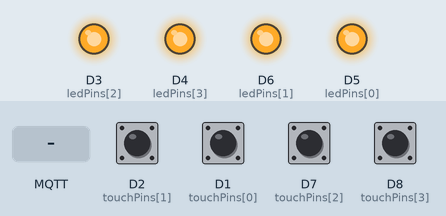
This sketch was run on a simulated ESP8266 (NodeMCU). Shown: output pins drawn as LEDs (lit = HIGH). The test bench sets the inputs (shaded band); at power-on: D1 (touchPins[0]), D2 (touchPins[1]), D7 (touchPins[2]), D8 (touchPins[3]) HIGH. WiFi joins after 1.5 s; servers stay silent unless stated; random numbers use the default seed unless the sketch sets one; EEPROM starts erased; no MQTT or app messages arrive unless stated.

Above: at 3.2 s.
3.3 s: D2 (touchPins[1]) pulled LOW for 0.15 s
At 4.3 s:
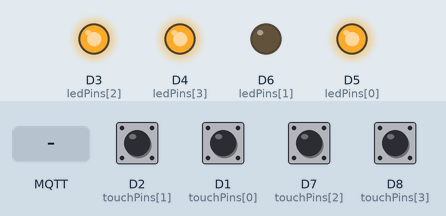
4.9 s: D1 (touchPins[0]) pulled LOW for 0.15 s
At 5.5 s:
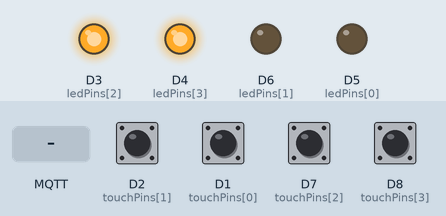
6.5 s: D7 (touchPins[2]) pulled LOW for 0.15 s
At 7.7 s:
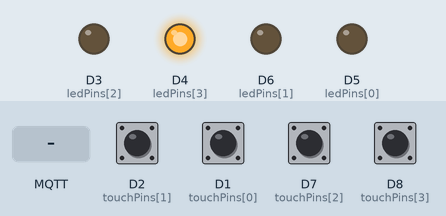
8.1 s: D8 (touchPins[3]) pulled LOW for 0.15 s
At 9.1 s:
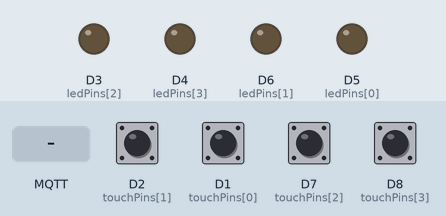
9.7 s: MQTT message "1" arrives on the first subscribed topic
At 10.2 s:
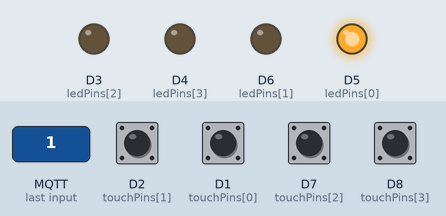
11.2 s: MQTT message "1" arrives on the second subscribed topic
At 12.6 s:
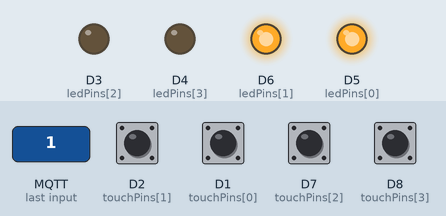
Timing chart, 0 to 13.7 s (numbered marks = the images above; inputs shaded):
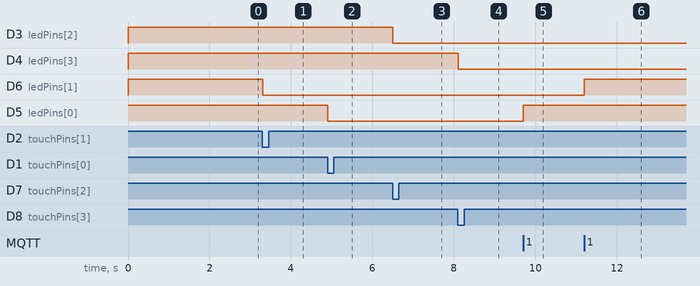

Measured:
- after the input at 3.3 s, D6 (ledPins[1]): HIGH → LOW at once
- after the input at 4.9 s, D5 (ledPins[0]): HIGH → LOW at once
- after the input at 6.5 s, D3 (ledPins[2]): HIGH → LOW at once
- after the input at 8.1 s, D4 (ledPins[3]): HIGH → LOW at once
- after the input at 9.7 s, D5 (ledPins[0]): LOW → HIGH at once
- after the input at 11.2 s, D6 (ledPins[1]): LOW → HIGH at once

The sketch:

main.ino
```cpp
#include <ESP8266WiFi.h>
#include <WiFiManager.h>
#include <PubSubClient.h>
#include <EEPROM.h>
#include <ESP8266WebServer.h>
#include <Ticker.h>

// ----- CONFIG -----
ESP8266WebServer server(80);
WiFiClient espClient;
PubSubClient client(espClient);
WiFiManager wifiManager;
Ticker touchTicker;

const char* mqtt_server = "broker.hivemq.com";
const int mqtt_port = 1883;

const int ledPins[4] = { D5, D6, D3, D4 };
const int touchPins[4] = { D1, D2, D7, D8 };
bool ledStates[4] = { false, false, false, false };
bool lastTouchStates[4] = { true, true, true, true };
bool topicProcessed[4] = { false, false, false, false };

#define EEPROM_SIZE 16

unsigned long mqttConnectTime = 0;
unsigned long lastMQTTAttempt = 0;
unsigned long lastIpPublish = 0;
bool skipInitialMQTT = true;
bool wifiConnected = false;
unsigned long wifiStartAttemptTime = 0;
const unsigned long WIFI_CONNECT_TIMEOUT = 10 * 60 * 1000; // 10 minutes

// ----- FUNCTIONS -----
void saveLEDStates() {
  for (int i = 0; i < 4; i++) EEPROM.write(i, ledStates[i] ? 1 : 0);
  EEPROM.write(15, 0xAB);
  EEPROM.commit();
}

void loadLEDStates() {
  if (EEPROM.read(15) != 0xAB) {
    for (int i = 0; i < 4; i++) {
      EEPROM.write(i, 0);
      ledStates[i] = false;
      digitalWrite(ledPins[i], HIGH);
    }
    EEPROM.write(15, 0xAB);
    EEPROM.commit();
  } else {
    for (int i = 0; i < 4; i++) {
      uint8_t val = EEPROM.read(i);
      ledStates[i] = (val == 1);
      digitalWrite(ledPins[i], ledStates[i] ? LOW : HIGH);
    }
  }
}

void handleTouchInputs() {
  for (int i = 0; i < 4; i++) {
    bool touchNow = digitalRead(touchPins[i]);
    if (lastTouchStates[i] == HIGH && touchNow == LOW) {
      ledStates[i] = !ledStates[i];
      digitalWrite(ledPins[i], ledStates[i] ? LOW : HIGH);
      if (client.connected()) {
        String topic = "syphon/led/control/" + String(i + 1);
        String message = ledStates[i] ? "ON" : "OFF";
        client.publish(topic.c_str(), message.c_str(), true);
      }
      saveLEDStates();
    }
    lastTouchStates[i] = touchNow;
  }
}

void mqttCallback(char* topic, byte* payload, unsigned int length) {
  String topicStr = String(topic);
  String message;
  for (unsigned int i = 0; i < length; i++) message += (char)payload[i];

  for (int i = 0; i < 4; i++) {
    String expectedTopic = "syphon/led/control/" + String(i + 1);
    if (topicStr == expectedTopic) {
      if (skipInitialMQTT && millis() - mqttConnectTime < 2000) {
        if (!topicProcessed[i]) topicProcessed[i] = true;
        return;
      }
      bool newState = (message == "ON");
      if (ledStates[i] != newState) {
        ledStates[i] = newState;
        digitalWrite(ledPins[i], newState ? LOW : HIGH);
        saveLEDStates();
      }
    }
  }
}

void reconnectMQTT() {
  if (!client.connected() && millis() - lastMQTTAttempt > 5000) {
    lastMQTTAttempt = millis();
    String clientId = "NodeMCU-" + String(random(0xffff), HEX);
    if (client.connect(clientId.c_str())) {
      mqttConnectTime = millis();
      skipInitialMQTT = true;
      memset(topicProcessed, 0, sizeof(topicProcessed));

      for (int i = 0; i < 4; i++) {
        String topic = "syphon/led/control/" + String(i + 1);
        client.subscribe(topic.c_str());
        client.publish(topic.c_str(), ledStates[i] ? "ON" : "OFF", true);
      }
      client.publish("syphon/esp/ip", WiFi.localIP().toString().c_str(), true);
    }
  }
}

void tryConnectWiFi() {
  WiFi.mode(WIFI_STA);
  WiFi.begin();
  wifiStartAttemptTime = millis();
}

void startConfigPortal() {
  WiFi.disconnect(true);
  delay(500);
  wifiManager.setAPStaticIPConfig(IPAddress(192,168,4,1), IPAddress(192,168,4,1), IPAddress(255,255,255,0));
  wifiManager.setBreakAfterConfig(true);
  wifiManager.setConfigPortalTimeout(0);
  wifiManager.startConfigPortal("Smart Home");
}

void setup() {
  Serial.begin(9600);
  EEPROM.begin(EEPROM_SIZE);

  for (int i = 0; i < 4; i++) {
    pinMode(ledPins[i], OUTPUT);
    digitalWrite(ledPins[i], HIGH);
    pinMode(touchPins[i], INPUT_PULLUP);
  }

  loadLEDStates();
  touchTicker.attach_ms(50, handleTouchInputs);

  client.setServer(mqtt_server, mqtt_port);
  client.setCallback(mqttCallback);

  if (WiFi.SSID().length() == 0) {
    startConfigPortal();
  } else {
    tryConnectWiFi();
  }


  server.on("/reset_wifi", []() {
    server.send(200, "text/plain", "Resetting WiFi...");
    delay(500);
    wifiManager.resetSettings();
    ESP.restart();
  });

  server.on("/get_ip", []() {
    server.send(200, "text/plain", WiFi.localIP().toString());
  });

  server.on("/status", []() {
    String json = "{";
    for (int i = 0; i < 4; i++) {
      json += "\"led" + String(i + 1) + "\":" + (ledStates[i] ? "true" : "false");
      if (i < 3) json += ",";
    }
    json += "}";
    server.sendHeader("Access-Control-Allow-Origin", "*");
    server.send(200, "application/json", json);
  });

  server.begin();
}

void loop() {
  server.handleClient();

  if (WiFi.status() == WL_CONNECTED) {
    if (!wifiConnected) {
      wifiConnected = true;
      reconnectMQTT();
    }
    if (!client.connected()) reconnectMQTT();
    client.loop();
    if (skipInitialMQTT && millis() - mqttConnectTime > 2000) skipInitialMQTT = false;
    if (millis() - lastIpPublish > 10000) {
      lastIpPublish = millis();
      client.publish("syphon/esp/ip", WiFi.localIP().toString().c_str(), true);
    }
  } else {
    if (millis() - wifiStartAttemptTime > WIFI_CONNECT_TIMEOUT) {
      startConfigPortal();
      wifiStartAttemptTime = millis(); // reset after portal
    }
    wifiManager.process();
  }
}
```
